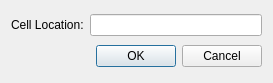
<ui version="4.0" >
 <class>GoToCellDialog</class>
 <widget class="QWidget" name="GoToCellDialog" >
  <property name="geometry" >
   <rect>
    <x>0</x>
    <y>0</y>
    <width>273</width>
    <height>83</height>
   </rect>
  </property>
  <property name="windowTitle" >
   <string>Go to Cell</string>
  </property>
  <layout class="QVBoxLayout" >
   <item>
    <layout class="QHBoxLayout" >
     <item>
      <widget class="QLabel" name="label">
       <property name="text">
        <string>Cell Location:</string>
       </property>
       <property name="buddy" >
        <cstring>lineEdit</cstring>
       </property>
      </widget>
     </item>
     <item>
      <widget class="QLineEdit" name="lineEdit" />
     </item>
    </layout>
   </item>
   <item>
    <widget class="QDialogButtonBox" name="buttonBox" >
     <property name="orientation" >
      <enum>Qt::Horizontal</enum>
     </property>
     <property name="standardButtons" >
      <set>QDialogButtonBox::Cancel|QDialogButtonBox::NoButton|QDialogButtonBox::Ok</set>
     </property>
    </widget>
   </item>
  </layout>
 </widget>
 <tabstops>
  <tabstop>lineEdit</tabstop>
 </tabstops>
 <resources/>
 <connections/>
</ui>
